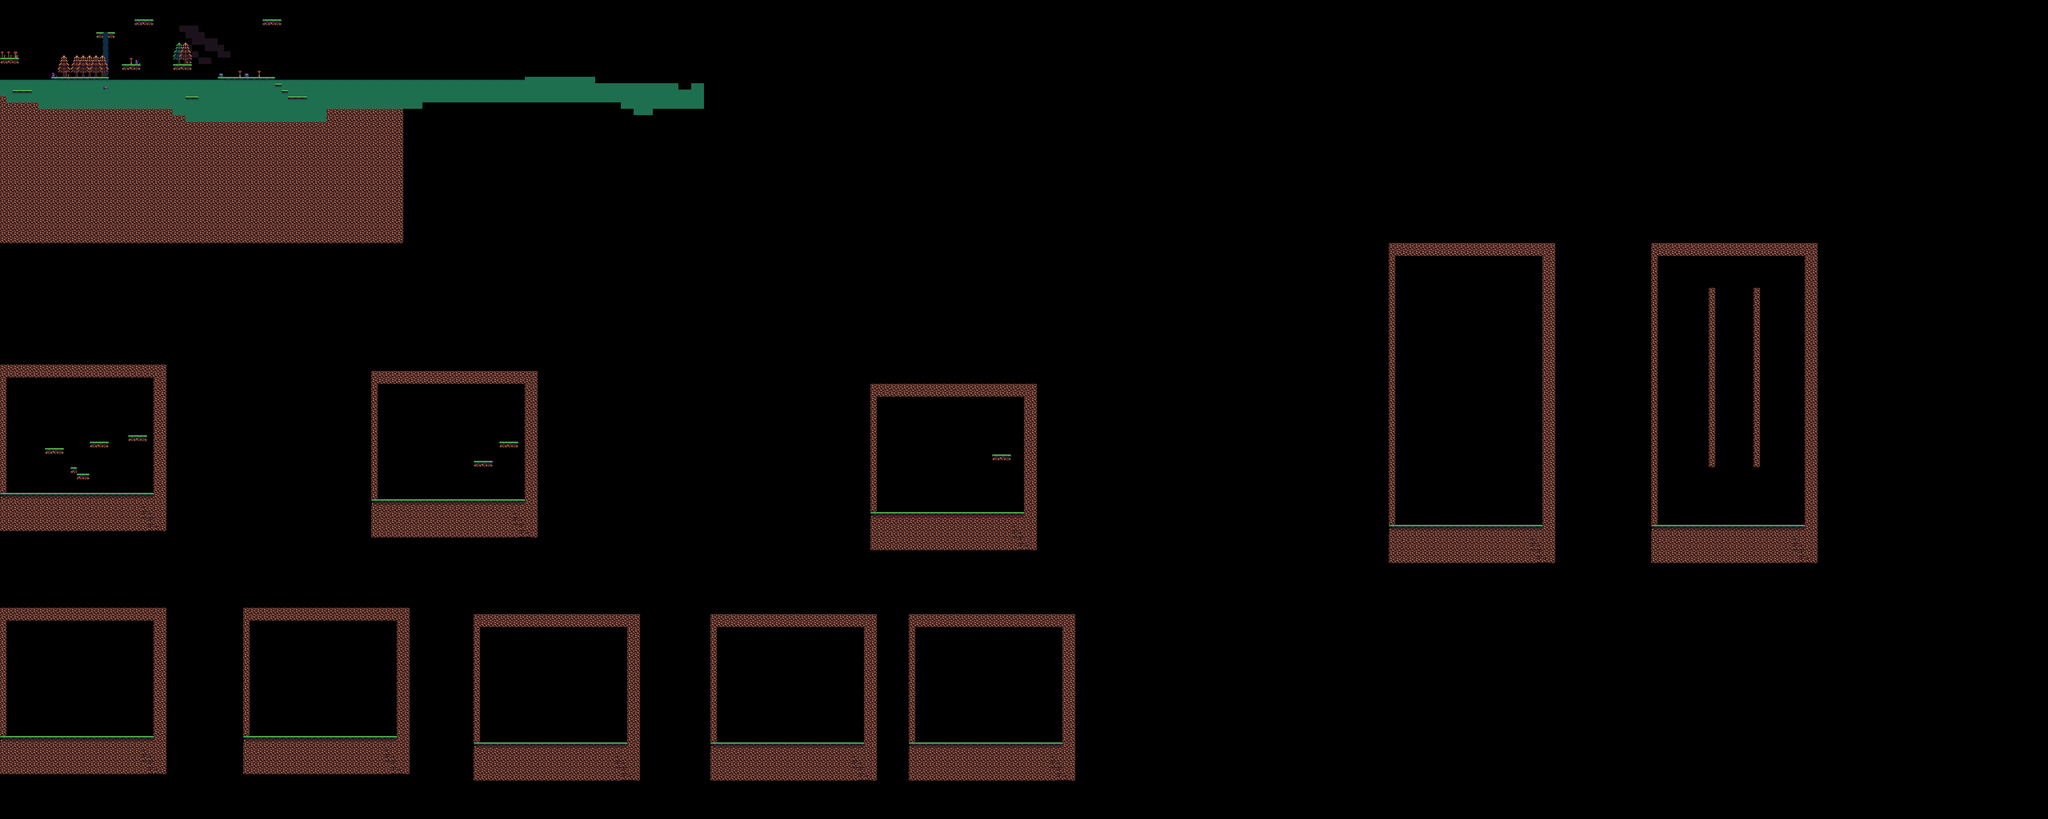

The image is a tile-based game level rendered from a .tmx file. Its description and source (layers, tilesets, objects; grid data summarised) follow:
An orthogonal 320x128 tile map with 32x32 px tiles, 6 tile layers (background_layer, background_2_layer, platform_layer, ladder_layer, ...) and 33 objects (10x portal, 9x item, 8x powerUp, 3x enemy_2, 2x enemy_1, ...).

<map version="1.4" tiledversion="1.4.3" orientation="orthogonal" renderorder="right-down" width="320" height="128" tilewidth="32" tileheight="32" infinite="0" nextlayerid="8" nextobjectid="36">
 <editorsettings>
  <export target="../src/assets/maps/carte_verso.json" format="json" />
 </editorsettings>
 <tileset firstgid="1" name="tileset_image" tilewidth="32" tileheight="32" tilecount="180" columns="18">
  <image source="tileset_image.png" trans="1a0f0a" width="576" height="320" />
  <tile id="0">
   <properties>
    <property name="estSolide" type="bool" value="true" />
   </properties>
  </tile>
  <tile id="1">
   <properties>
    <property name="estSolide" type="bool" value="true" />
   </properties>
  </tile>
  <tile id="2">
   <properties>
    <property name="estSolide" type="bool" value="true" />
   </properties>
  </tile>
  <tile id="3">
   <properties>
    <property name="estSolide" type="bool" value="true" />
   </properties>
  </tile>
  <tile id="4">
   <properties>
    <property name="estSolide" type="bool" value="true" />
   </properties>
  </tile>
  <tile id="5">
   <properties>
    <property name="estSolide" type="bool" value="true" />
   </properties>
  </tile>
  <tile id="18">
   <properties>
    <property name="estSolide" type="bool" value="true" />
   </properties>
  </tile>
  <tile id="19">
   <properties>
    <property name="estSolide" type="bool" value="true" />
   </properties>
  </tile>
  <tile id="20">
   <properties>
    <property name="estSolide" type="bool" value="true" />
   </properties>
  </tile>
  <tile id="21">
   <properties>
    <property name="estSolide" type="bool" value="true" />
   </properties>
  </tile>
  <tile id="22">
   <properties>
    <property name="estSolide" type="bool" value="true" />
   </properties>
  </tile>
  <tile id="23">
   <properties>
    <property name="estSolide" type="bool" value="true" />
   </properties>
  </tile>
  <tile id="36">
   <properties>
    <property name="estSolide" type="bool" value="true" />
   </properties>
  </tile>
  <tile id="37">
   <properties>
    <property name="estSolide" type="bool" value="true" />
   </properties>
  </tile>
  <tile id="38">
   <properties>
    <property name="estSolide" type="bool" value="true" />
   </properties>
  </tile>
  <tile id="39">
   <properties>
    <property name="estSolide" type="bool" value="true" />
   </properties>
  </tile>
  <tile id="40">
   <properties>
    <property name="estSolide" type="bool" value="true" />
   </properties>
  </tile>
  <tile id="41">
   <properties>
    <property name="estSolide" type="bool" value="true" />
   </properties>
  </tile>
  <tile id="54">
   <properties>
    <property name="estSolide" type="bool" value="true" />
   </properties>
  </tile>
  <tile id="55">
   <properties>
    <property name="estSolide" type="bool" value="true" />
   </properties>
  </tile>
  <tile id="56">
   <properties>
    <property name="estSolide" type="bool" value="true" />
   </properties>
  </tile>
  <tile id="57">
   <properties>
    <property name="estSolide" type="bool" value="true" />
   </properties>
  </tile>
  <tile id="58">
   <properties>
    <property name="estSolide" type="bool" value="true" />
   </properties>
  </tile>
  <tile id="59">
   <properties>
    <property name="estSolide" type="bool" value="true" />
   </properties>
  </tile>
  <tile id="72">
   <properties>
    <property name="estSolide" type="bool" value="true" />
   </properties>
  </tile>
  <tile id="73">
   <properties>
    <property name="estSolide" type="bool" value="true" />
   </properties>
  </tile>
  <tile id="74">
   <properties>
    <property name="estSolide" type="bool" value="true" />
   </properties>
  </tile>
  <tile id="75">
   <properties>
    <property name="estSolide" type="bool" value="true" />
   </properties>
  </tile>
  <tile id="76">
   <properties>
    <property name="estSolide" type="bool" value="true" />
   </properties>
  </tile>
  <tile id="77">
   <properties>
    <property name="estSolide" type="bool" value="true" />
   </properties>
  </tile>
  <tile id="78">
   <properties>
    <property name="estSolide" type="bool" value="true" />
   </properties>
  </tile>
  <tile id="90">
   <properties>
    <property name="estSolide" type="bool" value="true" />
   </properties>
  </tile>
  <tile id="91">
   <properties>
    <property name="estSolide" type="bool" value="true" />
   </properties>
  </tile>
  <tile id="92">
   <properties>
    <property name="estSolide" type="bool" value="true" />
   </properties>
  </tile>
  <tile id="93">
   <properties>
    <property name="estSolide" type="bool" value="true" />
   </properties>
  </tile>
  <tile id="94">
   <properties>
    <property name="estSolide" type="bool" value="true" />
   </properties>
  </tile>
  <tile id="95">
   <properties>
    <property name="estSolide" type="bool" value="true" />
   </properties>
  </tile>
  <tile id="96">
   <properties>
    <property name="estSolide" type="bool" value="true" />
   </properties>
  </tile>
  <tile id="108">
   <properties>
    <property name="estSolide" type="bool" value="true" />
   </properties>
  </tile>
  <tile id="109">
   <properties>
    <property name="estSolide" type="bool" value="true" />
   </properties>
  </tile>
  <tile id="110">
   <properties>
    <property name="estSolide" type="bool" value="true" />
   </properties>
  </tile>
  <tile id="112">
   <properties>
    <property name="estSolide" type="bool" value="true" />
   </properties>
  </tile>
  <tile id="126">
   <properties>
    <property name="estSolide" type="bool" value="true" />
   </properties>
  </tile>
  <tile id="127">
   <properties>
    <property name="estSolide" type="bool" value="true" />
   </properties>
  </tile>
  <tile id="128">
   <properties>
    <property name="estSolide" type="bool" value="true" />
   </properties>
  </tile>
  <tile id="129">
   <properties>
    <property name="estSolide" type="bool" value="true" />
   </properties>
  </tile>
  <tile id="130">
   <properties>
    <property name="estSolide" type="bool" value="true" />
   </properties>
  </tile>
  <tile id="131">
   <properties>
    <property name="estSolide" type="bool" value="true" />
   </properties>
  </tile>
  <tile id="132">
   <properties>
    <property name="estSolide" type="bool" value="true" />
   </properties>
  </tile>
  <tile id="133">
   <properties>
    <property name="estSolide" type="bool" value="true" />
   </properties>
  </tile>
  <tile id="144">
   <properties>
    <property name="estSolide" type="bool" value="true" />
   </properties>
  </tile>
  <tile id="145">
   <properties>
    <property name="estSolide" type="bool" value="true" />
   </properties>
  </tile>
  <tile id="146">
   <properties>
    <property name="estSolide" type="bool" value="true" />
   </properties>
  </tile>
  <tile id="147">
   <properties>
    <property name="estSolide" type="bool" value="true" />
   </properties>
  </tile>
  <tile id="148">
   <properties>
    <property name="estSolide" type="bool" value="true" />
   </properties>
  </tile>
  <tile id="149">
   <properties>
    <property name="estSolide" type="bool" value="true" />
   </properties>
  </tile>
  <tile id="150">
   <properties>
    <property name="estSolide" type="bool" value="true" />
   </properties>
  </tile>
  <tile id="151">
   <properties>
    <property name="estSolide" type="bool" value="true" />
   </properties>
  </tile>
  <tile id="162">
   <properties>
    <property name="estSolide" type="bool" value="true" />
   </properties>
  </tile>
  <tile id="163">
   <properties>
    <property name="estSolide" type="bool" value="true" />
   </properties>
  </tile>
  <tile id="164">
   <properties>
    <property name="estSolide" type="bool" value="true" />
   </properties>
  </tile>
  <tile id="166">
   <properties>
    <property name="estSolide" type="bool" value="true" />
   </properties>
  </tile>
  <tile id="167">
   <properties>
    <property name="estSolide" type="bool" value="true" />
   </properties>
  </tile>
  <tile id="168">
   <properties>
    <property name="estSolide" type="bool" value="true" />
   </properties>
  </tile>
 </tileset>
 <layer id="1" name="background_layer" width="320" height="128">
  <data>[40960 cells, 19 non-empty, 1 distinct tile ids]</data>
 </layer>
 <layer id="2" name="background_2_layer" width="320" height="128">
  <data>[40960 cells, 524 non-empty, 2 distinct tile ids]</data>
 </layer>
 <layer id="3" name="platform_layer" width="320" height="128">
  <data>[40960 cells, 4172 non-empty, 11 distinct tile ids]</data>
 </layer>
 <layer id="7" name="ladder_layer" width="320" height="128">
  <data>[40960 cells, 7 non-empty, 3 distinct tile ids]</data>
 </layer>
 <layer id="4" name="decoration_back_layer" width="320" height="128">
  <data>[40960 cells, 45 non-empty, 19 distinct tile ids]</data>
 </layer>
 <layer id="5" name="decoration_front_layer" width="320" height="128">
  <data>[40960 cells, 32 non-empty, 12 distinct tile ids]</data>
 </layer>
 <objectgroup id="6" name="object_layer">
  <object id="1" name="enemy_1" x="914" y="299">
   <point />
  </object>
  <object id="2" name="enemy_3" x="370" y="369">
   <point />
  </object>
  <object id="3" name="enemy_2" x="721" y="87">
   <point />
  </object>
  <object id="4" name="enemy_2" x="1215" y="369">
   <point />
  </object>
  <object id="5" name="enemy_2" x="1124" y="371">
   <point />
  </object>
  <object id="6" name="enemy_1" x="49" y="274">
   <point />
  </object>
  <object id="8" name="portal" x="127" y="2377">
   <properties>
    <property name="id" type="int" value="1" />
    <property name="target" type="int" value="1" />
   </properties>
   <point />
  </object>
  <object id="9" name="portal" x="1386" y="3628">
   <properties>
    <property name="id" type="int" value="98" />
    <property name="target" type="int" value="98" />
   </properties>
   <point />
  </object>
  <object id="11" name="portal" x="8467" y="2551">
   <properties>
    <property name="id" type="int" value="5" />
    <property name="target" type="int" value="5" />
   </properties>
   <point />
  </object>
  <object id="12" name="portal" x="2030" y="2440">
   <properties>
    <property name="id" type="int" value="2" />
    <property name="target" type="int" value="2" />
   </properties>
   <point />
  </object>
  <object id="13" name="item" x="318" y="3642">
   <point />
  </object>
  <object id="14" name="item" x="100" y="405">
   <point />
  </object>
  <object id="15" name="powerUp" x="645" y="2405">
   <properties>
    <property name="item_description">La hauteur de vos sauts est
légèrement augmentée</property>
    <property name="item_effect" type="int" value="300" />
    <property name="item_name" value="les Bottes de saut" />
    <property name="item_type" value="jump" />
   </properties>
   <point />
  </object>
  <object id="16" name="item" x="502" y="3644">
   <properties>
    <property name="style" value="voiture" />
   </properties>
   <point />
  </object>
  <object id="17" name="item" x="495" y="3437">
   <properties>
    <property name="style" value="camera" />
   </properties>
   <point />
  </object>
  <object id="18" name="powerUp" x="2479" y="2445">
   <properties>
    <property name="item_description" value="Vous pouvez faire des doubles sauts!!" />
    <property name="item_name" value="les Bottes ailées" />
    <property name="item_type" value="double_jump" />
   </properties>
   <point />
  </object>
  <object id="19" name="powerUp" x="4979" y="2528">
   <properties>
    <property name="item_description" value="Vous pouvez faire des triple sauts!!" />
    <property name="item_name" value="les Bottes super ailées" />
    <property name="item_type" value="triple_jump" />
   </properties>
   <point />
  </object>
  <object id="20" name="powerUp" x="7584" y="2573">
   <properties>
    <property name="item_description" value="vous pouvez désormais voler!" />
    <property name="item_name" value="les bottes de Pégase" />
    <property name="item_type" value="fly" />
   </properties>
   <point />
  </object>
  <object id="21" name="portal" x="4549" y="2505">
   <properties>
    <property name="id" type="int" value="3" />
    <property name="target" type="int" value="3" />
   </properties>
   <point />
  </object>
  <object id="22" name="portal" x="7156" y="2552">
   <properties>
    <property name="id" type="int" value="4" />
    <property name="target" type="int" value="4" />
   </properties>
   <point />
  </object>
  <object id="23" name="powerUp" x="8845" y="2553">
   <properties>
    <property name="item_description" value="vous pouvez désormais sauter sur les murs" />
    <property name="item_name" value="les bottes ressort" />
    <property name="item_type" value="wall_jump" />
   </properties>
   <point />
  </object>
  <object id="24" name="portal" x="160" y="3628">
   <properties>
    <property name="id" type="int" value="99" />
    <property name="target" type="int" value="99" />
   </properties>
   <point />
  </object>
  <object id="25" name="powerUp" x="4183" y="3663">
   <properties>
    <property name="item_description" value="Vitesse démesuréee! (vous allez plus vite)" />
    <property name="item_effect" type="int" value="150" />
    <property name="item_name" value="emphétamines" />
    <property name="item_type" value="speed" />
   </properties>
   <point />
  </object>
  <object id="26" name="item" x="652" y="3636">
   <properties>
    <property name="style" value="camera" />
   </properties>
   <point />
  </object>
  <object id="27" name="item" x="652" y="3636">
   <properties>
    <property name="style" value="camera" />
   </properties>
   <point />
  </object>
  <object id="28" name="item" x="652" y="3636">
   <properties>
    <property name="style" value="camera" />
   </properties>
   <point />
  </object>
  <object id="29" name="item" x="652" y="3554">
   <properties>
    <property name="style" value="camera" />
   </properties>
   <point />
  </object>
  <object id="30" name="item" x="616" y="3421">
   <properties>
    <property name="style" value="camera" />
   </properties>
   <point />
  </object>
  <object id="31" name="portal" x="4721" y="3656">
   <properties>
    <property name="id" type="int" value="95" />
    <property name="target" type="int" value="95" />
   </properties>
   <point />
  </object>
  <object id="32" name="powerUp" x="1821" y="3605">
   <properties>
    <property name="item_description" value="Now you've got a gun machine,  OH! OH! OH!" />
    <property name="item_name" value="le pistolet qui fait mal" />
    <property name="item_type" value="shoot" />
   </properties>
   <point />
  </object>
  <object id="33" name="portal" x="2530" y="3677">
   <properties>
    <property name="id" type="int" value="97" />
    <property name="target" type="int" value="97" />
   </properties>
   <point />
  </object>
  <object id="34" name="powerUp" x="3002" y="3673">
   <properties>
    <property name="item_description" value="Votre distance de tir est légèrement augmentée" />
    <property name="item_effect" type="int" value="100" />
    <property name="item_name" value="les balles de distances" />
    <property name="item_type" value="long_shot" />
   </properties>
   <point />
  </object>
  <object id="35" name="portal" x="3694" y="3674">
   <properties>
    <property name="id" type="int" value="96" />
    <property name="target" type="int" value="96" />
   </properties>
   <point />
  </object>
 </objectgroup>
</map>
